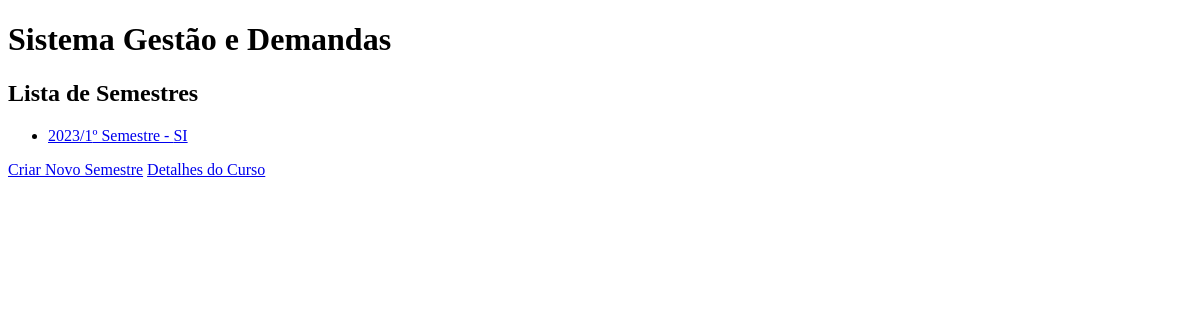
/curso/1/semestres/, run on an earlier commit of the app's database.
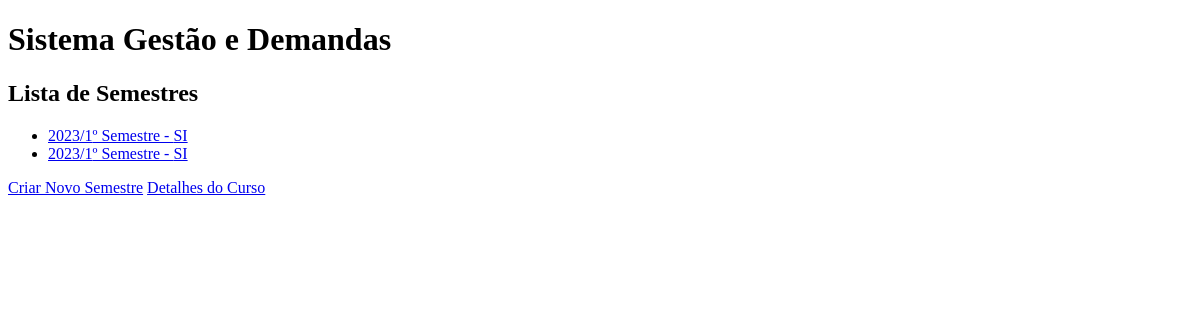
And on a later commit of the database.
### gestao/models.py (models this page shows, shortened)
class Semestre(models.Model):
    codigo = models.AutoField(primary_key=True)
    numero =models.CharField(max_length=100)
    curso = models.ForeignKey(Curso, on_delete=models.CASCADE)

class Curso(models.Model):
    codigo = models.AutoField(primary_key=True)
    nome = models.CharField(max_length=100)
    def __str__(self):
        return self.nome

### gestao/views.py (the view)
# urls.py: path('curso/<str:curso_codigo>/semestres/', ListaSemestresView.as_view(), name='lista_semestres'),
class ListaSemestresView(View):
    template_name = 'lista_semestres.html'
    def get(self, request, curso_codigo):
        curso = Curso.objects.get(codigo=curso_codigo)
        semestres = Semestre.objects.filter(curso=curso)
        context = {'semestres': semestres, 'curso': curso}
        return render(request, self.template_name, context)

### gestao/templates/lista_semestres.html
{% extends 'seu_template.html' %}
{% block content %}
    <h2>Lista de Semestres</h2>
    <ul>
        {% for semestre in semestres %}
            <li>
                <a href="{% url 'preencher_disciplinas' curso.codigo semestre.codigo %}">
                    {{ semestre.numero }}º Semestre - {{ semestre.curso }}
                </a>
            </li>
        {% empty %}
            <li>Nenhum semestre cadastrado.</li>
        {% endfor %}
    </ul>
    <a href="{% url 'criar_semestre' curso.codigo%}">Criar Novo Semestre</a>
    <a href="{% url 'detalhes_curso' curso.codigo%}">Detalhes do Curso</a>
{% endblock %}

### gestao/templates/seu_template.html (shortened to what this page needs)
<!DOCTYPE html>
<html>
<head>
</head>
<body>
    <h1>Sistema Gestão e Demandas</h1>
    {% block content %}{% endblock %}
</body>
</html>

What changed in the data, as far as the page shows it:
added Semestre: numero "2023/1", curso "SI"
